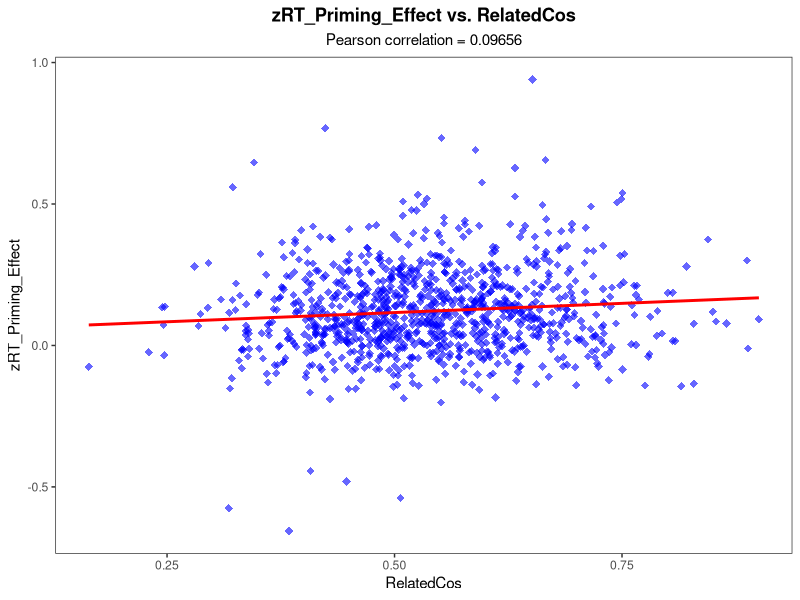
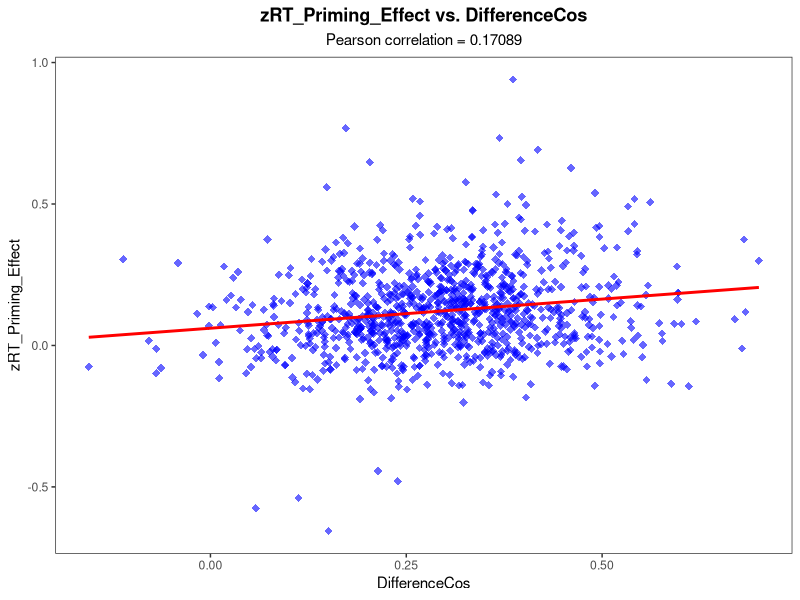
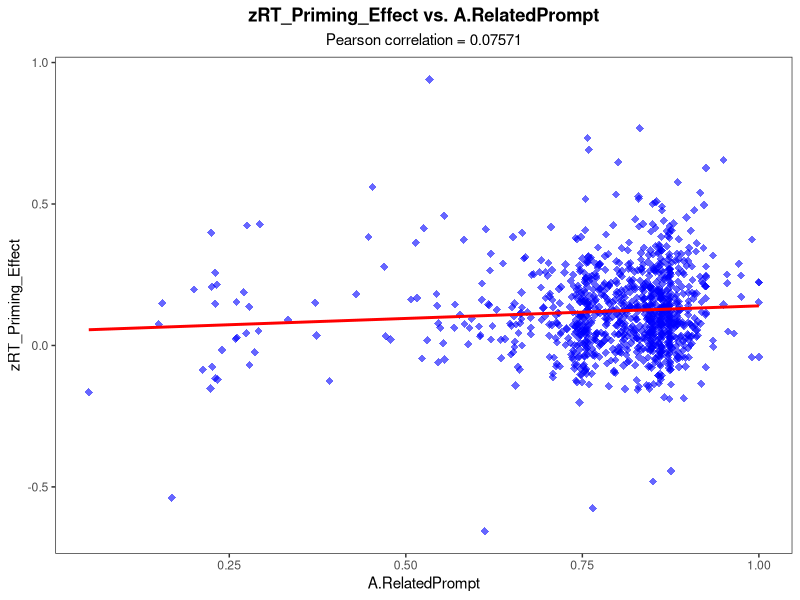
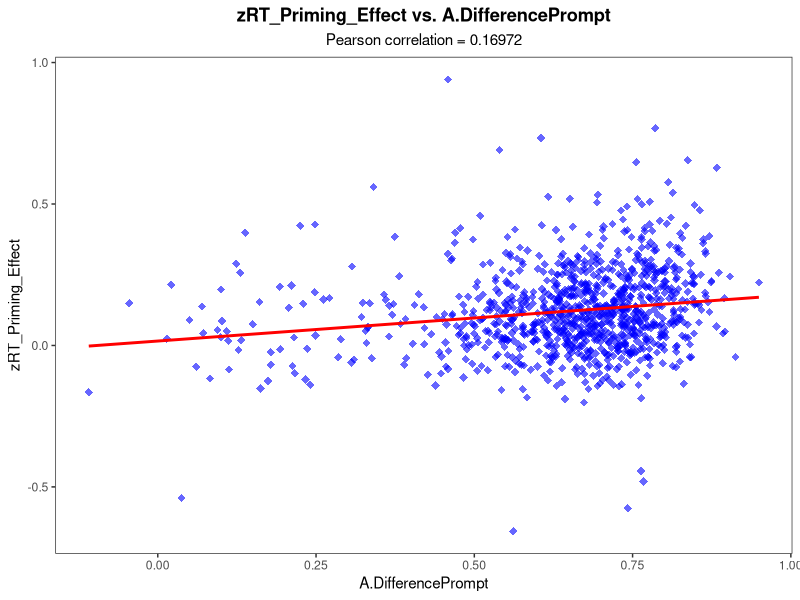
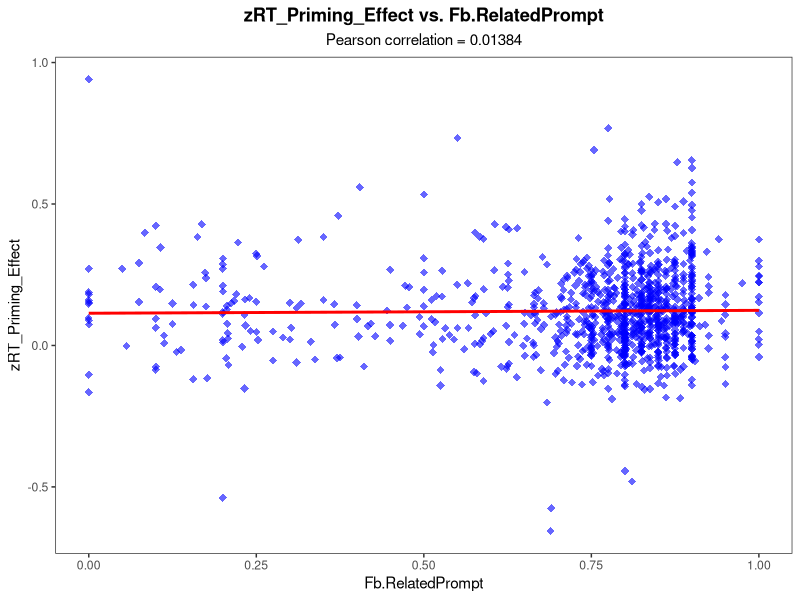
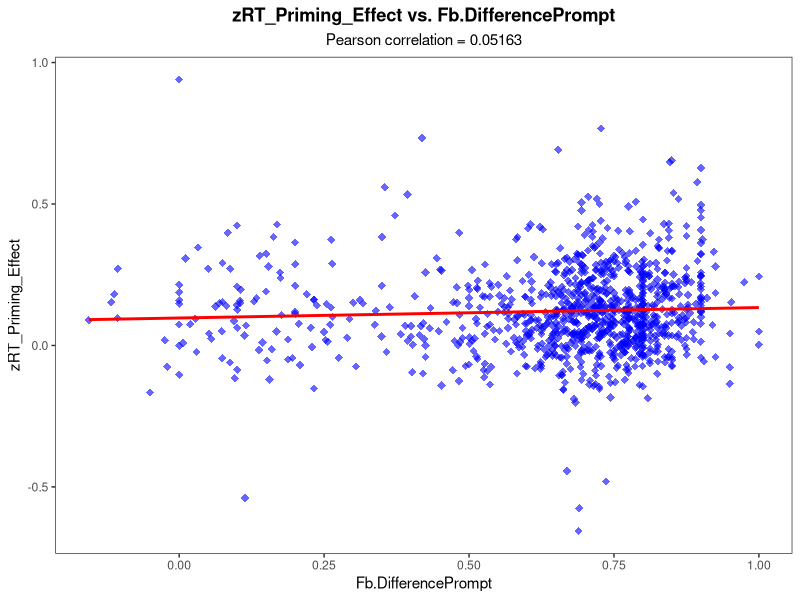
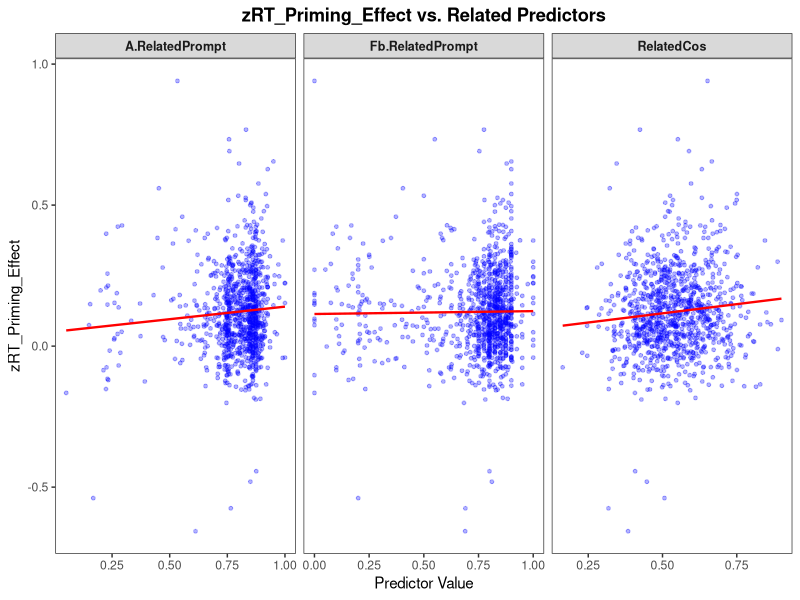
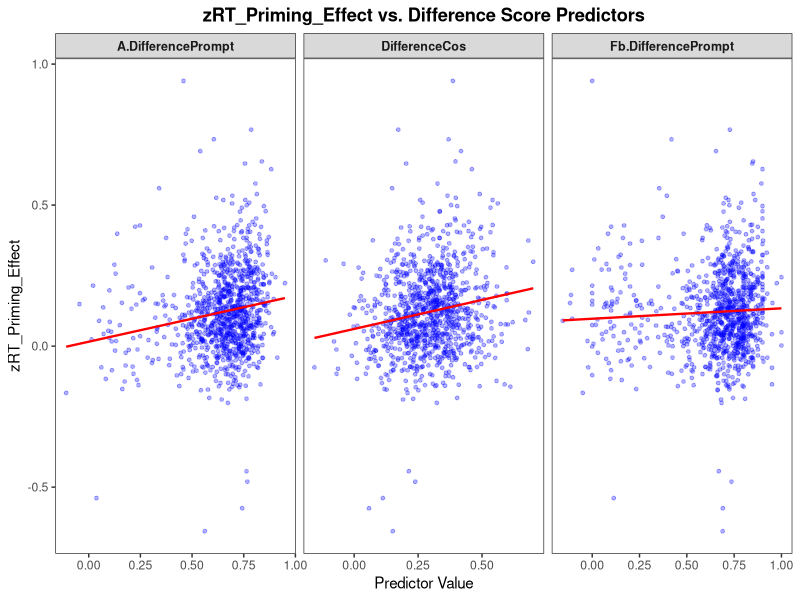

Source code (R) for these figures, in order:
library(ggplot2)
library(dplyr)
library(tidyr)
library(tibble) 

input_data <- read.csv("PrimingPredictors.csv")

# Define the dependent variable and predictor sets
dependent_variable <- "zRT_Priming_Effect"
all_predictors <- c(
  "RelatedCos", "DifferenceCos", "A.RelatedPrompt", "A.DifferencePrompt", "Fb.RelatedPrompt", "Fb.DifferencePrompt"
)
related_predictors <- c("RelatedCos", "A.RelatedPrompt", "Fb.RelatedPrompt")
difference_predictors <- c("DifferenceCos", "A.DifferencePrompt", "Fb.DifferencePrompt")

# Calculate descriptive statistics for the dependent variable
if (dependent_variable %in% names(input_data)) {
  desc_zRT <- input_data %>%
    summarise(
      Observations = sum(!is.na(!!sym(dependent_variable))),
      Mean = mean(!!sym(dependent_variable), na.rm = TRUE),
      SD = sd(!!sym(dependent_variable), na.rm = TRUE),
      Min = min(!!sym(dependent_variable), na.rm = TRUE),
      Max = max(!!sym(dependent_variable), na.rm = TRUE)
    )
  if(nrow(desc_zRT) > 0){
    print(paste0("For ", dependent_variable, ": Mean = ", round(desc_zRT$Mean, 2),
                 ", SD = ", round(desc_zRT$SD, 2),
                 ", Min = ", round(desc_zRT$Min, 2),
                 ", Max = ", round(desc_zRT$Max, 2),
                 ", based on ", desc_zRT$Observations, " target words/observations."))
  }
}

# Calculate descriptive statistics for the predictors
existing_predictors <- intersect(all_predictors, names(input_data))
if (length(existing_predictors) > 0) {
  desc_predictors_table <- input_data %>%
    select(all_of(existing_predictors)) %>%
    summarise(
      across(everything(), list(Mean=~mean(.,na.rm=T), SD=~sd(.,na.rm=T), Min=~min(.,na.rm=T), Max=~max(.,na.rm=T), N=~sum(!is.na(.))), .names="{.col}__{.fn}")
    ) %>%
    pivot_longer(cols=everything(), names_to=c("Predictor", "Statistic"), names_sep="__") %>%
    pivot_wider(names_from=Statistic, values_from=value)
  print("Descriptive Statistics for Predictors:")
  print(desc_predictors_table)
}

# Create individual plots
output_individual <- "individual_scatter_plots"
if (!dir.exists(output_individual)) {dir.create(output_individual)} 
for (predictor_name in all_predictors) {
  if (predictor_name %in% names(input_data)) {
    plot_data_single <- input_data %>% select(Y = all_of(dependent_variable), X = all_of(predictor_name))
    correlation_value <- cor(plot_data_single$X, plot_data_single$Y, use = "complete.obs")
    correlation_text <- paste("Pearson correlation =", round(correlation_value, 5))
    p_individual <- ggplot(plot_data_single, aes(x = X, y = Y)) +
      geom_point(color = "blue", shape = 18, size = 2.5, alpha = 0.6) +
      geom_smooth(method = "lm", se = FALSE, color = "red", linewidth = 1) +
      labs(title = paste(dependent_variable, "vs.", predictor_name), subtitle = correlation_text, x = predictor_name, y = dependent_variable) +
      theme_bw() + theme(plot.title = element_text(hjust = 0.5, face = "bold"), plot.subtitle = element_text(hjust = 0.5), panel.grid.major = element_blank(), panel.grid.minor = element_blank())
    ggsave(file.path(output_individual, paste0("scatter_", predictor_name, ".png")), plot = p_individual, width = 6, height = 4, dpi = 300)
  }
}
print(paste("Individual scatter plots saved to:", output_individual))

# Create grouped plots
output_grouped <- "grouped_plots"
if (!dir.exists(output_grouped)) {dir.create(output_grouped)} 

create_grouped_plot <- function(data, predictors_group, group_title, filename) {
  plot_data_long <- data %>%
    select(all_of(dependent_variable), all_of(predictors_group)) %>%
    pivot_longer(cols = all_of(predictors_group), names_to = "PredictorName", values_to = "PredictorValue") %>%
    rename(OutcomeValue = !!sym(dependent_variable))
  
  p_grouped <- ggplot(plot_data_long, aes(x = PredictorValue, y = OutcomeValue)) +
    geom_point(alpha = 0.3, size = 1, color="blue") +
    geom_smooth(method = "lm", se = FALSE, color = "red", linewidth = 0.8) +
    facet_wrap(~ PredictorName, scales = "free_x") +
    labs(title = paste(dependent_variable, "vs.", group_title, "Predictors"), x = "Predictor Value", y = dependent_variable) +
    theme_bw() + theme(plot.title = element_text(hjust = 0.5, face = "bold"), strip.text = element_text(face="bold", size=9), panel.grid.major = element_blank(), panel.grid.minor = element_blank())
  ggsave(filename, plot = p_grouped, width = 8, height = 3, dpi = 300)
}

create_grouped_plot(input_data, related_predictors, "Related", file.path(output_grouped, "group_related_predictors.png"))
create_grouped_plot(input_data, difference_predictors, "Difference Score", file.path(output_grouped, "group_difference_predictors.png"))
print(paste("Grouped plots saved to:", output_grouped))

# Regression Analysis
run_and_save_regression <- function(formula_str, data, filename_prefix) {
  model_formula <- as.formula(formula_str)
  print(paste("Fitting model with formula:", formula_str))
  
  model <- lm(model_formula, data = data, na.action = na.omit)
  summary_model <- summary(model)
  
  # Print the summary to the console
  print(paste("--- Summary for model:", filename_prefix, "---"))
  print(summary_model)
  
  # Create histogram of residuals
  diag_plots_dir <- "histogram_plots"
  if (!dir.exists(diag_plots_dir)) {dir.create(diag_plots_dir)}
  residuals_df <- data.frame(Residuals = residuals(model))
  
  range_residuals <- range(residuals_df$Residuals, na.rm = TRUE)
  binwidth_val <- (range_residuals[2] - range_residuals[1]) / 30
  if(is.na(binwidth_val) || binwidth_val == 0) binwidth_val <- 0.05
  
  p_residuals_hist <- ggplot(residuals_df, aes(x = Residuals)) +
    geom_histogram(binwidth = binwidth_val, fill = "blue", color = "black", alpha = 0.7) +
    geom_vline(aes(xintercept = mean(Residuals, na.rm = TRUE)), color = "red", linetype = "dotted", linewidth = 1) +
    labs(
      title = paste("Histogram of Residuals - Model:", gsub("_", " ", filename_prefix)),
      x = "Residuals", 
      y = "Frequency"
    ) +
    theme_bw() + 
    theme(plot.title = element_text(hjust = 0.5, face = "bold"))
  
  ggsave(file.path(diag_plots_dir, paste0(filename_prefix, "_histogram.png")), plot = p_residuals_hist, width = 7, height = 5, dpi = 300)
  print(paste("Histogram for", filename_prefix, "saved to", diag_plots_dir))
}
predictors_formula_all <- paste(paste0("`", all_predictors, "`"), collapse = " + ") 
formula_str_all <- paste0("`", dependent_variable, "` ~ ", predictors_formula_all)
run_and_save_regression(formula_str_all, input_data, "regression_all_predictors")

predictors_formula_difference <- paste(paste0("`", difference_predictors, "`"), collapse = " + ")
formula_str_difference <- paste0("`", dependent_variable, "` ~ ", predictors_formula_difference)
run_and_save_regression(formula_str_difference, input_data, "regression_difference_predictors")

predictors_formula_related <- paste(paste0("`", related_predictors, "`"), collapse = " + ")
formula_str_related <- paste0("`", dependent_variable, "` ~ ", predictors_formula_related)
run_and_save_regression(formula_str_related, input_data, "regression_related_predictors")

print("All regression analyses completed.")